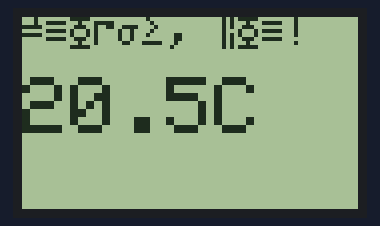
Recording of a sketch running on a simulated Arduino Uno, built with avr-gcc and run on an emulated ATmega328P. Shown: 84×48 one-colour display.

Above: at 2.1 s.

The sketch:

Nokia5110Rustest.ino
```cpp
#include <SPI.h>
#include <Adafruit_GFX.h>
#include <Adafruit_PCD8544.h>

// Software SPI (slower updates, more flexible pin options):
// pin 7 - Serial clock out (SCLK)
// pin 6 - Serial data out (DIN)
// pin 5 - Data/Command select (D/C)
// pin 4 - LCD chip select (CS)
// pin 3 - LCD reset (RST)
//Adafruit_PCD8544 display = Adafruit_PCD8544(7, 6, 5, 4, 3);
Adafruit_PCD8544 display = Adafruit_PCD8544(13, 11, 9, 10, 8);
// Hardware SPI (faster, but must use certain hardware pins):
// SCK is LCD serial clock (SCLK) - this is pin 13 on Arduino Uno
// MOSI is LCD DIN - this is pin 11 on an Arduino Uno
// pin 5 - Data/Command select (D/C)
// pin 4 - LCD chip select (CS)
// pin 3 - LCD reset (RST)
// Adafruit_PCD8544 display = Adafruit_PCD8544(5, 4, 3);
// Note with hardware SPI MISO and SS pins aren't used but will still be read
// and written to during SPI transfer.  Be careful sharing these pins!

#define NUMFLAKES 10
#define XPOS 0
#define YPOS 1
#define DELTAY 2


#define LOGO16_GLCD_HEIGHT 16
#define LOGO16_GLCD_WIDTH  16

void setup() {
 // Serial.begin(9600);
   display.begin();
   display.cp437(true);
   display.setContrast(50);
//   display.display();
   delay(2000);
//   Serial.println("Setup");
   display.clearDisplay();
  // put your setup code here, to run once:

}

void loop() {
  // put your main code here, to run repeatedly:
  display.clearDisplay();
  display.setTextSize(1);
  display.setTextColor(BLACK);
  display.setCursor(0,0);
  //display.println("Hello world");
 //Serial.println("Hello world");
  display.println(utf8rus("Привет, Мир!"));
  display.setTextSize(2);
  display.setCursor(0,15);
  display.println("20.5C");

  display.display();
 //display.clearDisplay();
  delay(2000);
}
```

utf8rus.ino
```cpp
/* Recode russian fonts from UTF-8 to Windows-1251 */

String utf8rus(String source)
{
  int i,k;
  String target;
  unsigned char n;
  char m[2] = { '0', '\0' };

  k = source.length(); i = 0;

  while (i < k) {
    n = source[i]; i++;

    if (n >= 0xC0) {
      switch (n) {
        case 0xD0: {
          n = source[i]; i++;
          if (n == 0x81) { n = 0xA8; break; }
          if (n >= 0x90 && n <= 0xBF) n = n + 0x30;
          break;
        }
        case 0xD1: {
          n = source[i]; i++;
          if (n == 0x91) { n = 0xB8; break; }
          if (n >= 0x80 && n <= 0x8F) n = n + 0x70;
          break;
        }
      }
    }
    m[0] = n; target = target + String(m);
  }
return target;
}
```
